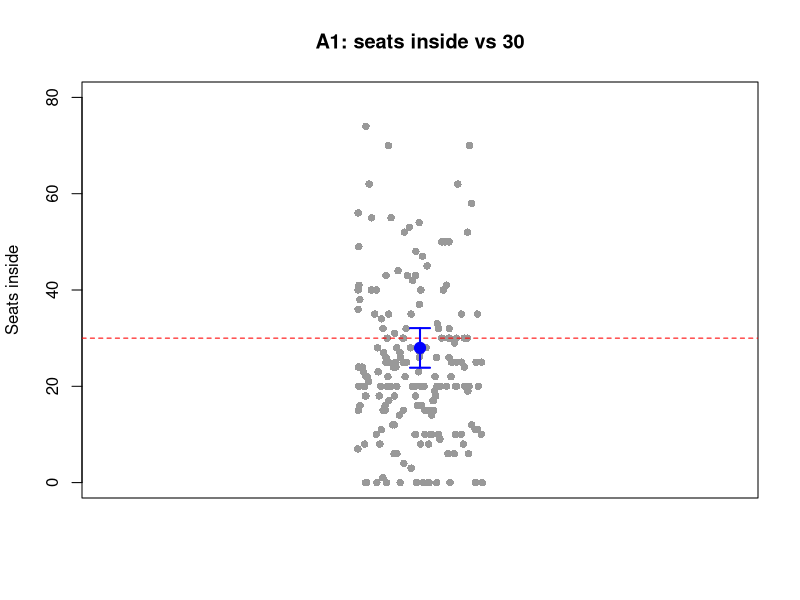
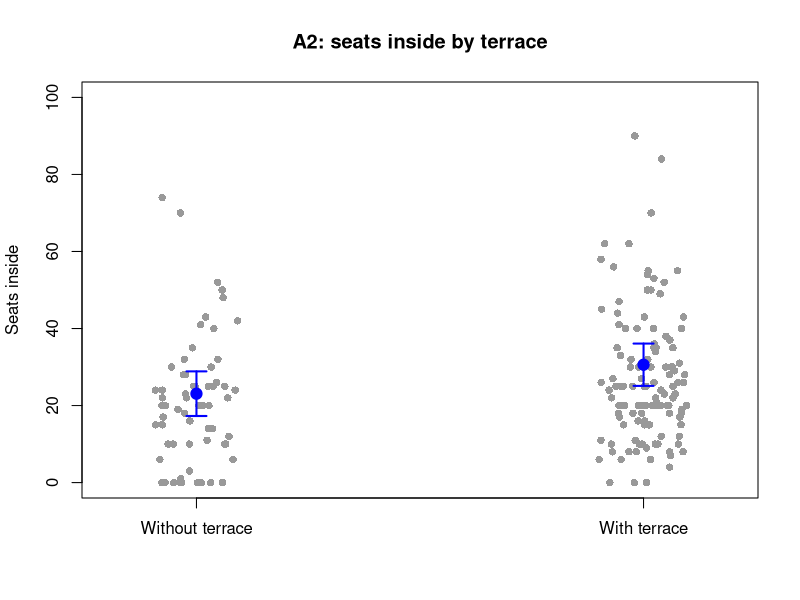
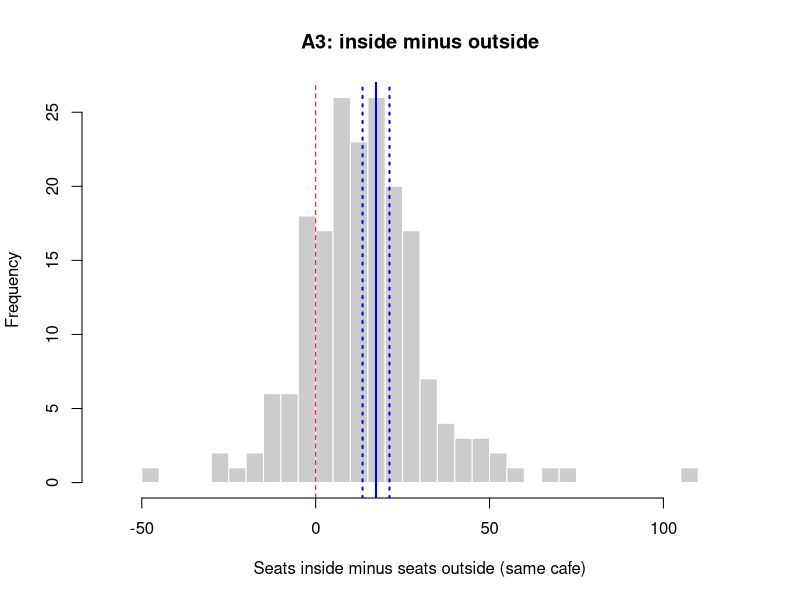
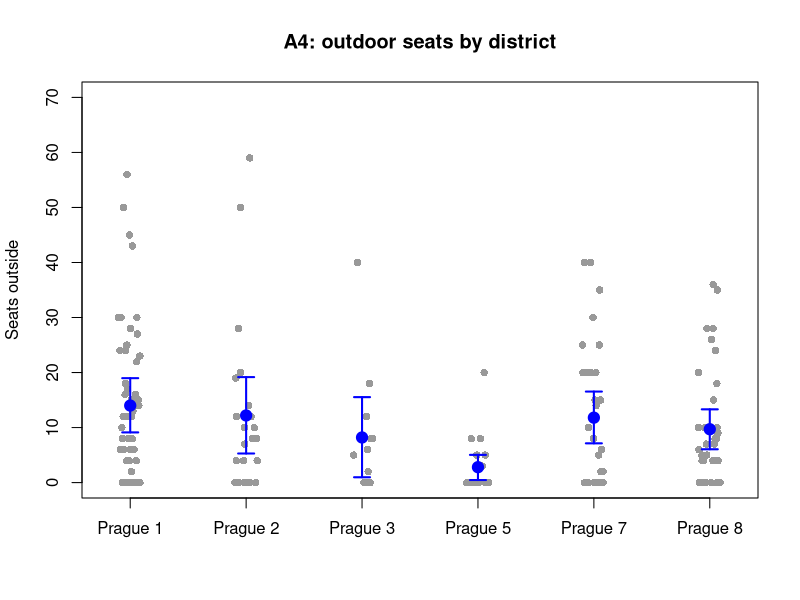
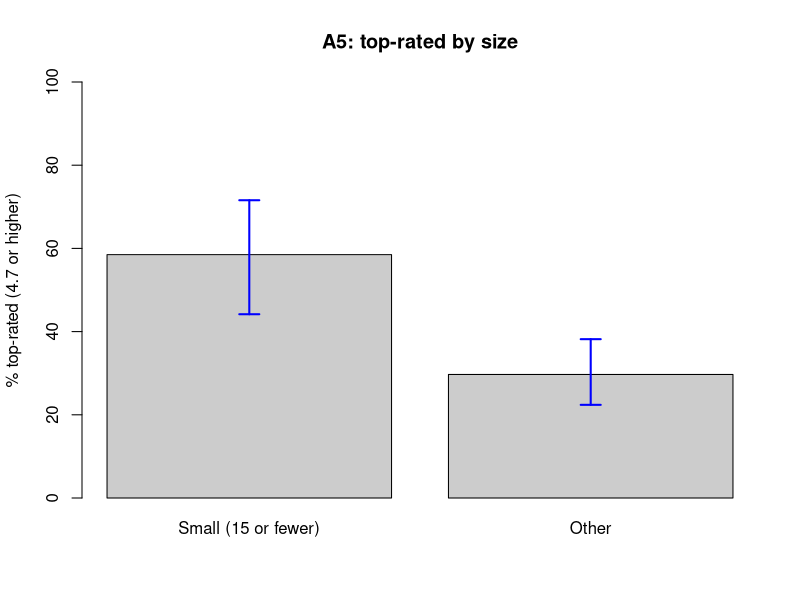
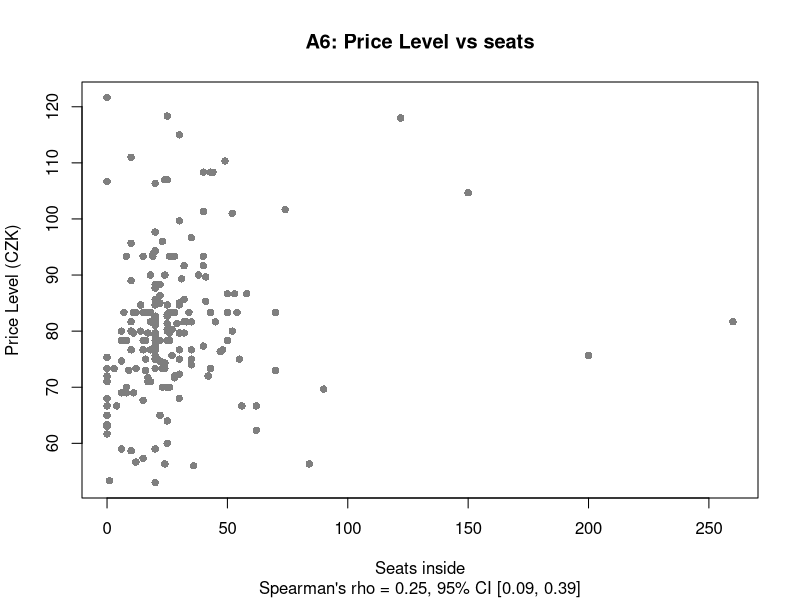
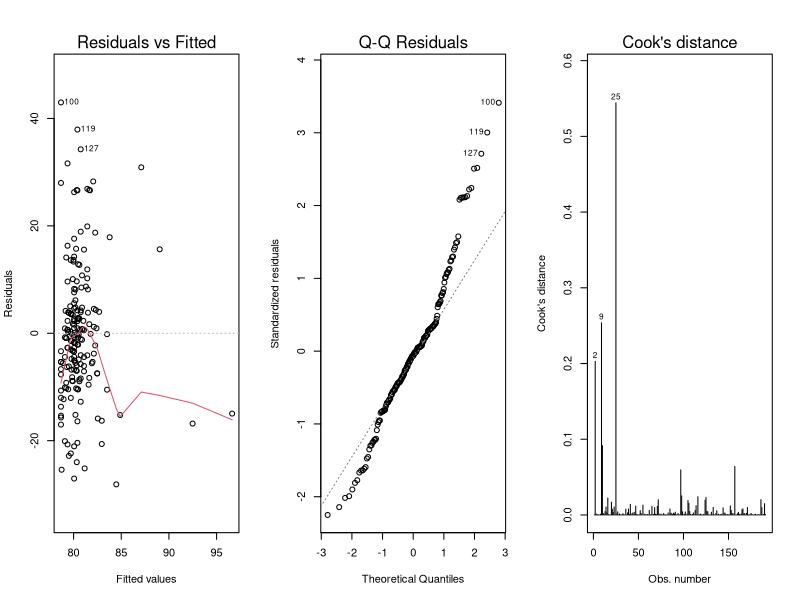
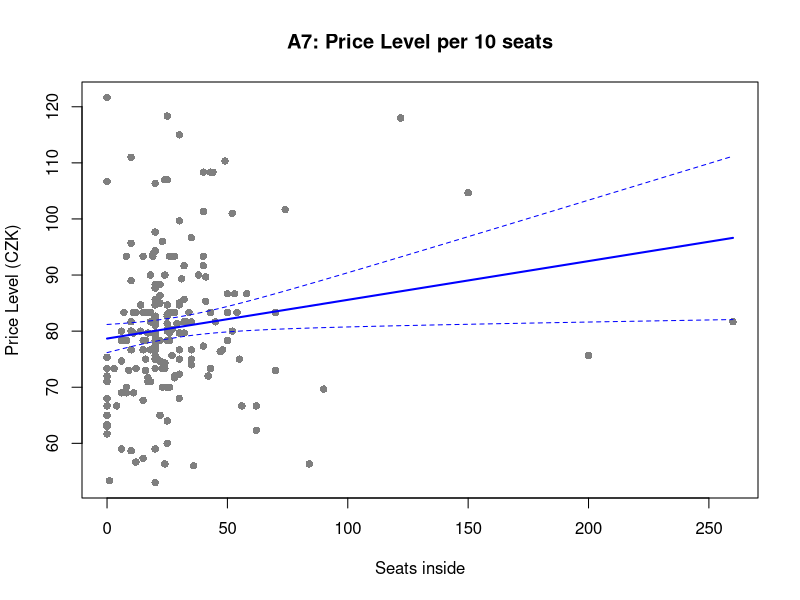

Here is the R script that generated these plots, in order:
# WHAT: a helper that installs a package if it is missing, then loads it,
#       so the script also runs on a computer that doesn't have the package yet.
# HOW:  requireNamespace() checks whether it is installed; if not ('!'),
#       install.packages() installs it from CRAN; library() then loads it
#       (character.only = TRUE because the name is stored in a variable).
load_packages <- function(packages) {
  for (pkg in packages) {
    if (!requireNamespace(pkg, quietly = TRUE)) {
      install.packages(pkg, repos = "https://cloud.r-project.org")
    }
    library(pkg, character.only = TRUE)
  }
}

# WHAT: loads (and if needed installs) every package this script uses:
#       xtable (LaTeX tables), rstatix (Dunn's test, A4), lmtest (Breusch-Pagan,
#       A7-A9) and marginaleffects (average marginal effect, A10).
# HOW:  our load_packages() helper.
load_packages(c("xtable", "rstatix", "lmtest", "marginaleffects"))

dir.create("report/tables",  recursive = TRUE, showWarnings = FALSE)
dir.create("report/figures", recursive = TRUE, showWarnings = FALSE)

# WHAT: a helper that writes a p-value the way the brief wants:
#       3 decimals, no leading zero (".031"), and "< .001" for tiny values.
# HOW:  sprintf("%.3f", p) gives 3 decimals ("0.031"); sub("^0", "", ...) deletes
#       the leading 0; ifelse() picks "< .001" when p is smaller than .001.
fp <- function(p) ifelse(p < .001, "< .001", sub("^0", "", sprintf("%.3f", p)))

# WHAT: a helper that saves a results table as report/tables/<name>_table.tex.
# HOW:  xtable() converts it; print(file = ) writes it; no row numbers;
#       booktabs = clean lines; floating = FALSE (caption is in report.tex).
save_tab <- function(tab, name) {
  print(xtable(tab), file = paste0("report/tables/", name, "_table.tex"),
        include.rownames = FALSE, booktabs = TRUE, floating = FALSE)
}



df <- read.csv("analysis/dataset.csv")


# A1: Is the average number of seats inside different from 30?
#   H0: the mean number of seats inside = 30
#   H1: the mean is different from 30 (two-tailed: the question says
#       "different", not "more" or "less")
#   Method: parametric (decision table: n = 193, CLT applies)
#           -> one-sample t-test

x <- na.omit(df$seats_inside)

a1 <- t.test(x, mu = 30)

a1

(mean(x)-30) / sd(x)

median(x)


A1 <- data.frame(n = length(x), mean = round(mean(x), 1),
                 ci_low = round(a1$conf.int[1], 1), ci_high = round(a1$conf.int[2], 1),
                 median = median(x), t = round(a1$statistic, 2), df = a1$parameter,
                 p = fp(a1$p.value), d = round((mean(x) - 30) / sd(x), 2))
A1
save_tab(A1, "A1")

# WHAT: the A1 figure: every cafe as a grey dot, the mean with its 95% CI in blue,
#       and the benchmark of 30 as a red dashed line.
# HOW:  pdf() opens the file; stripchart() draws one dot per cafe (method =
#       "jitter" spreads them sideways; ylim zooms to 0-80 seats);
#       abline(h = 30) draws the line; points() draws the mean;
#       arrows(..., code = 3, angle = 90) draws the CI as a bar with flat ends;
#       dev.off() saves the file.
pdf("report/figures/A1_figure.pdf", width = 5, height = 4)
stripchart(x, method = "jitter", vertical = TRUE, pch = 16, col = "grey60",
           ylim = c(0, 80), ylab = "Seats inside", main = "A1: seats inside vs 30")
abline(h = 30, lty = 2, col = "red")
points(1, mean(x), pch = 19, col = "blue", cex = 1.5)
arrows(1, a1$conf.int[1], 1, a1$conf.int[2], angle = 90, code = 3,
       length = 0.1, col = "blue", lwd = 2)
dev.off()




#A2: Do cafes WITH outdoor seating have MORE seats inside than cafes without?
  #   H0: the mean seats inside is the same in both groups
  #   H1: it is HIGHER in cafes with outdoor seating (one-tailed: "more")
  #   Method: parametric (both groups n >= 30, CLT applies) -> Welch's t-test
  #   Difference = with terrace minus without
  
x_with <- na.omit(df$seats_inside[df$has_outdoor %in% TRUE])
x_without <- na.omit(df$seats_inside[df$has_outdoor %in% FALSE])

mean(x_with)

mean(x_without)

a2 <- t.test(x_with, x_without, alternative = "greater")
a2

t.test(x_with,x_without)$conf.int

sp <- sqrt(((length(x_with) - 1) * var(x_with) + (length(x_without) - 1) * var(x_without)) /
             (length(x_with) + length(x_without) - 2))
(mean(x_with) - mean(x_without)) / sp



#-
# WHAT: the two-sided 95% CI of the difference, and Cohen's d, stored for the table.
# HOW:  $conf.int from the two-tailed test; d = difference / pooled sd.
ci2 <- t.test(x_with, x_without)$conf.int
d2  <- (mean(x_with) - mean(x_without)) / sp

# WHAT: the A2 table: both groups' n and means, the difference, its CI,
#       Welch's t and df, the one-tailed p, and d.
# HOW:  data.frame() with one row; round() for decimals; fp() formats p.
A2 <- data.frame(n_with = length(x_with), n_without = length(x_without),
                 mean_with = round(mean(x_with), 1), mean_without = round(mean(x_without), 1),
                 difference = round(mean(x_with) - mean(x_without), 1),
                 ci_low = round(ci2[1], 1), ci_high = round(ci2[2], 1),
                 t = round(a2$statistic, 2), df = round(a2$parameter, 2),
                 p_one_tailed = fp(a2$p.value), d = round(d2, 2))
A2
save_tab(A2, "A2")

# WHAT: the A2 figure: dots for each cafe in both groups, plus each group's
#       mean with its 95% CI in blue.
# HOW:  stripchart(list(...)) draws one column of dots per group;
#       t.test(group)$conf.int gives each group's own CI;
#       points() and arrows() draw the means and CIs at positions 1 and 2.
pdf("report/figures/A2_figure.pdf", width = 5, height = 4)
stripchart(list("Without terrace" = x_without, "With terrace" = x_with),
           method = "jitter", vertical = TRUE, pch = 16, col = "grey60",
           ylim = c(0, 100), ylab = "Seats inside", main = "A2: seats inside by terrace")
ci_without <- t.test(x_without)$conf.int
ci_with    <- t.test(x_with)$conf.int
points(c(1, 2), c(mean(x_without), mean(x_with)), pch = 19, col = "blue", cex = 1.5)
arrows(c(1, 2), c(ci_without[1], ci_with[1]), c(1, 2), c(ci_without[2], ci_with[2]),
       angle = 90, code = 3, length = 0.1, col = "blue", lwd = 2)
dev.off()




# A3: How many MORE seats does a cafe have inside than outside?
#   H0: the mean difference (inside minus outside) = 0
#   H1: the mean difference is greater than 0 (one-tailed: "more")
#   Method: parametric (n = 191, CLT applies) -> paired t-test

both <- !is.na(df$seats_inside) & !is.na(df$seats_outside
                                        )
inside <- df$seats_inside[both]
outside <- df$seats_outside[both]

d3 <- inside - outside

mean(d3)

a3 <- t.test(inside, outside, paired = TRUE, alternative = "greater")
a3

t.test(inside, outside, paired = TRUE)$conf.int

mean(d3) / sd(d3)

#-

# WHAT: the two-sided 95% CI of the mean difference, stored for the table.
# HOW:  $conf.int from the two-tailed paired test.
ci3 <- t.test(inside, outside, paired = TRUE)$conf.int

# WHAT: the A3 table: n, mean inside, mean outside, mean difference, CI, t, df,
#       one-tailed p, and dz.
# HOW:  data.frame() with one row.
A3 <- data.frame(n = length(d3), mean_inside = round(mean(inside), 1),
                 mean_outside = round(mean(outside), 1),
                 difference = round(mean(d3), 1),
                 ci_low = round(ci3[1], 1), ci_high = round(ci3[2], 1),
                 t = round(a3$statistic, 2), df = a3$parameter,
                 p_one_tailed = fp(a3$p.value), dz = round(mean(d3) / sd(d3), 2))
A3
save_tab(A3, "A3")

# WHAT: the A3 figure: a histogram of the per-cafe differences, a red line at 0
#       (no difference), and the mean difference with its CI in blue.
# HOW:  hist(); abline(v = 0) draws a vertical line; abline(v = c(...)) draws the CI
#       ends as dashed blue lines; xlim zooms to -60..120.
pdf("report/figures/A3_figure.pdf", width = 6, height = 4)
hist(d3, breaks = 40, col = "grey80", border = "white", xlim = c(-60, 120),
     xlab = "Seats inside minus seats outside (same cafe)", main = "A3: inside minus outside")
abline(v = 0, lty = 2, col = "red")
abline(v = mean(d3), col = "blue", lwd = 2)
abline(v = ci3, col = "blue", lty = 3, lwd = 2)
dev.off()

#A4: Does the number of outdoor seats differ between districts?
  #   H0: outdoor seats are distributed the same way in all six districts
  #   H1: at least one district differs
  #   Method: NON-parametric (Prague 2, 3, 5 have n < 30 and skewed data)
  #           -> Kruskal-Wallis test, then Dunn's pairwise test (Holm-adjusted)
  # =============================================================================

d4 <- df[!is.na(df$district_A4) & !is.na(df$seats_outside), ]

tapply(d4$seats_outside, d4$district_A4, length)
tapply(d4$seats_outside, d4$district_A4, mean)
tapply(d4$seats_outside, d4$district_A4, median)

a4 <- kruskal.test(seats_outside ~ district_A4, data = d4)

a4

library(rstatix)

dunn_test(d4, seats_outside ~ district_A4, p.adjust.method = "holm")

#-
# WHAT: the Dunn results stored (so they can be saved), and the post hoc table:
#       each pair, z, raw p and Holm-adjusted p.
# HOW:  '<-' stores the result; data.frame() picks the columns; fp() formats p.
post4 <- dunn_test(d4, seats_outside ~ district_A4, p.adjust.method = "holm")
A4_post <- data.frame(pair = paste(post4$group2, "vs", post4$group1),
                      z = round(post4$statistic, 2),
                      p = fp(post4$p), p_holm = fp(post4$p.adj))
save_tab(A4_post, "A4_posthoc")

# WHAT: each district's n, mean, 95% CI and median, plus the Kruskal-Wallis result.
# HOW:  tapply() per district; t.test()$conf.int gives each district's CI;
#       sapply() runs it for every district.
districts <- sort(unique(d4$district_A4))
ci4 <- sapply(districts, function(d) t.test(d4$seats_outside[d4$district_A4 == d])$conf.int)
A4 <- data.frame(district = districts,
                 n = as.vector(tapply(d4$seats_outside, d4$district_A4, length)),
                 mean = round(as.vector(tapply(d4$seats_outside, d4$district_A4, mean)), 1),
                 ci_low = round(ci4[1, ], 1), ci_high = round(ci4[2, ], 1),
                 median = as.vector(tapply(d4$seats_outside, d4$district_A4, median)))
A4$test <- c(paste0("Kruskal-Wallis H(", a4$parameter, ") = ", round(a4$statistic, 2),
                    ", p = ", fp(a4$p.value)), rep("", length(districts) - 1))
A4
save_tab(A4, "A4")

# WHAT: the A4 figure: dots for every cafe per district, plus each district's
#       mean with its 95% CI in blue.
# HOW:  stripchart(values ~ group) draws one column per district; points() and
#       arrows() add the means and CIs at positions 1 to 6.
pdf("report/figures/A4_figure.pdf", width = 7, height = 4)
stripchart(seats_outside ~ district_A4, data = d4, method = "jitter", vertical = TRUE,
           pch = 16, col = "grey60", ylim = c(0, 70), ylab = "Seats outside",
           main = "A4: outdoor seats by district")
points(1:6, A4$mean, pch = 19, col = "blue", cex = 1.5)
arrows(1:6, ci4[1, ], 1:6, ci4[2, ], angle = 90, code = 3, length = 0.08, col = "blue", lwd = 2)
dev.off()
# =============================================================================
# A5: Is a SMALL cafe (15 or fewer seats inside) MORE likely to be top-rated
#     (4.7 or higher) than other cafes? By how many percentage points?
#   H0: the share of top-rated cafes is the same for small and other cafes
#   H1: it is HIGHER for small cafes (one-tailed: "more likely")
#   Method: two yes/no variables -> 2x2 table and chi-square test
# =============================================================================


d5 <- df[!is.na(df$small_cafe) & !is.na(df$top_rated), ]

tab5 <- table(small = d5$small_cafe, top_rated = d5$top_rated)

tab5

round(100* prop.table(tab5, 1), 1)

a5 <- chisq.test(tab5, correct = FALSE)
a5
a5$expected

sqrt(a5$statistic / sum(tab5))



#-

# WHAT: the one-tailed test of "small cafes are MORE often top-rated", and the
#       95% CI of the difference in percentage points.
# HOW:  prop.test(successes, group sizes): the small cafes come FIRST, so
#       alternative = "greater" means "small is higher". tab5["TRUE", "TRUE"]
#       = small AND top-rated; sum(tab5["TRUE", ]) = all small cafes.
top   <- c(tab5["TRUE", "TRUE"], tab5["FALSE", "TRUE"])
sizes <- c(sum(tab5["TRUE", ]), sum(tab5["FALSE", ]))
p5_one <- prop.test(top, sizes, alternative = "greater", correct = FALSE)
p5_two <- prop.test(top, sizes, correct = FALSE)

# WHAT: the A5 table: % top-rated in each group, the difference in percentage
#       points with its CI, chi-square, one-tailed p, Cramer's V.
# HOW:  100 x proportions; $conf.int from the two-tailed test.
A5 <- data.frame(pct_small = round(100 * top[1] / sizes[1], 1),
                 pct_other = round(100 * top[2] / sizes[2], 1),
                 difference_pp = round(100 * (top[1] / sizes[1] - top[2] / sizes[2]), 1),
                 ci_low = round(100 * p5_two$conf.int[1], 1),
                 ci_high = round(100 * p5_two$conf.int[2], 1),
                 chi2 = round(a5$statistic, 2), N = sum(tab5),
                 p_one_tailed = fp(p5_one$p.value),
                 V = round(sqrt(a5$statistic / sum(tab5)), 2),
                 min_expected = round(min(a5$expected), 1))
A5
save_tab(A5, "A5")

# WHAT: the A5 figure: a bar per group (% top-rated) with its 95% CI.
# HOW:  barplot() returns the bar positions (stored in 'bars'); each group's own
#       CI comes from prop.test(); arrows() draws them on the bars.
ci_small <- 100 * prop.test(top[1], sizes[1])$conf.int
ci_other <- 100 * prop.test(top[2], sizes[2])$conf.int
pdf("report/figures/A5_figure.pdf", width = 4.5, height = 4)
bars <- barplot(c("Small (15 or fewer)" = A5$pct_small, "Other" = A5$pct_other),
                ylim = c(0, 100), col = "grey80", ylab = "% top-rated (4.7 or higher)",
                main = "A5: top-rated by size")
arrows(bars, c(ci_small[1], ci_other[1]), bars, c(ci_small[2], ci_other[2]),
       angle = 90, code = 3, length = 0.1, col = "blue", lwd = 2)
dev.off()




#A6


d6 <- df[!is.na(df$price_level) & !is.na(df$seats_inside),]

a6 <- cor.test(d6$seats_inside, d6$price_level, method = "spearman", exact = FALSE)

a6

set.seed(2026)
boot_rho <- replicate (5000, {
  i <- sample(nrow(d6), replace = TRUE)
  cor(d6$seats_inside[i], d6$price_level[i], method = "spearman")
})

ci6 <- quantile(boot_rho, c(0.025, 0.975))
                
ci6

A6 <- data.frame(n = nrow(d6), rho = round(a6$estimate, 2),
                 ci_low = round(ci6[1], 2), ci_high = round(ci6[2], 2),
                 shared_variance = round(100 * a6$estimate^2, 1),
                 p = fp(a6$p.value))

A6

save_tab(A6, "A6")


pdf("report/figures/A6_figure.pdf", width = 6, height = 4)
plot(d6$seats_inside, d6$price_level, pch = 16, col = "grey50",
     xlab = "Seats inside", ylab = "Price Level (CZK)", main = "A6: Price Level vs seats",
     sub = paste0("Spearman's rho = ", A6$rho, ", 95% CI [", A6$ci_low, ", ", A6$ci_high, "]"))
dev.off()


# A7

library(lmtest)

d6$seats10 <- d6$seats_inside /10

m7 <- lm(price_level ~ seats10,data = d6)

summary(m7)

reg_tab <- function(m) {
  co <- summary(m)$coefficients
  ci <- confint(m)
  data.frame(term = rownames(co), B = round(co[, 1], 2), SE = round(co[, 2], 2),
             ci_low = round(ci[, 1], 2), ci_high = round(ci[, 2], 2),
             t = round(co[, 3], 2), p = fp(co[, 4]))
}

bptest(m7)

pdf("report/figures/A7_diagnostics.pdf", width = 9, height = 3.5)
par(mfrow = c(1, 3))
plot(m7, which = c(1, 2, 4))
dev.off()

cd7 <- cooks.distance(m7)
inf17 <- data.frame(cafe = d6$cafe_name, cooks_d = round(cd7, 3))[cd7 > 4 / nrow(d6), ]
inf17[order(-inf17$cooks_d), ]

A7 <- reg_tab(m7)
A7$n  <- nobs(m7)
A7$R2 <- round(summary(m7)$r.squared, 2)
A7
save_tab(A7, "A7")

grid7 <- data.frame(seats10 = seq(0, max(d6$seats10), length.out = 100))
pred7 <- predict(m7, grid7, interval = "confidence")
pdf("report/figures/A7_figure.pdf", width = 6, height = 4)
plot(d6$seats_inside, d6$price_level, pch = 16, col = "grey50",
     xlab = "Seats inside", ylab = "Price Level (CZK)", main = "A7: Price Level per 10 seats")
lines(grid7$seats10 * 10, pred7[, "fit"], col = "blue", lwd = 2)
lines(grid7$seats10 * 10, pred7[, "lwr"], col = "blue", lty = 2)
lines(grid7$seats10 * 10, pred7[, "upr"], col = "blue", lty = 2)
dev.off()




#----A8

d8 <- d6[!is.na(d6$dist_orloj), ]

m8a <- lm(price_level ~ seats10, data = d8)

m8 <- lm(price_level ~ seats10 + dist_orloj, data =d8)

summary(m8)

b_before <- coef(m8a)["seats10"]
b_after <- coef(m8)["seats10"]
b_before
b_after
round(100* b_after / b_before, 1)

bptest(m8)
pdf("report/figures/A8_diagnostics.pdf", width = 9, height = 3.5)
par(mfrow = c(1, 3))
plot(m8, which = c(1, 2, 4))
dev.off()

cd8 <- cooks.distance(m8)
infl8 <- data.frame(cafe = d8$cafe_name, cooks_d = round(cd8, 3))[cd8 > 4/nrow(d8), ]
infl8[order(-infl8$cooks_d), ]

A8 <- reg_tab(m8)
A8$n <- nobs(m8)
A8$R2 <- round(summary(m8)$r.squared, 2)
A8$seats_sloped_before <- round(b_before, 2)

A8
save_tab(A8, "A8")

ci_before <- confint(m8a)["seats10", ]
ci_after  <- confint(m8)["seats10", ]
pdf("report/figures/A8_figure.pdf", width = 5, height = 4)
plot(c(1, 2), c(b_before, b_after), xlim = c(0.5, 2.5),
     ylim = range(c(0, ci_before, ci_after)), pch = 19, col = "blue", xaxt = "n",
     xlab = "", ylab = "CZK per 10 seats inside", main = "A8: seats slope before and after")
axis(1, at = c(1, 2), labels = c("Seats only", "Seats + distance"))
arrows(c(1, 2), c(ci_before[1], ci_after[1]), c(1, 2), c(ci_before[2], ci_after[2]),
       angle = 90, code = 3, length = 0.1, col = "blue", lwd = 2)
abline(h = 0, lty = 2, col = "red")
dev.off()


#--------

#A9

d9 <- d6[!is.na(d6$has_outdoor), ]
d9$outdoor <- factor(ifelse(d9$has_outdoor, "Outdoor", "No outdoor"),
                     levels = c("No outdoor", "Outdoor"))

m9 <- lm(price_level ~ seats10 * outdoor, data = d9)

summary(m9)

bptest(m9)

pdf("report/figures/A9_diagnostics.pdf", width = 9, height = 3.5)
par(mfrow = c(1, 3))
plot(m9, which = c(1, 2, 4))
dev.off()

cd9 <- cooks.distance(m9)
infl9 <- data.frame(cafe = d9$cafe_name, cooks_d = round(cd9, 3))[cd9 >4 / nrow(d9), ]
infl9[order(-infl9$cooks_d), ]

A9 <- reg_tab(m9)
A9$n <- nobs(m9)
A9$R2 <- round(summary(m9)$r.squared, 2)

A9

save_tab(A9, "A9")


pdf("report/figures/A9_figure.pdf", width = 6, height = 4)
cols <- c("No outdoor" = "darkorange", "Outdoor" = "steelblue")
plot(d9$seats_inside, d9$price_level, pch = 16, col = cols[as.character(d9$outdoor)],
     xlab = "Seats inside", ylab = "Price Level (CZK)", main = "A9: slope by outdoor seating")
for (g in levels(d9$outdoor)) {
  grid9 <- data.frame(seats10 = seq(0, max(d9$seats10), length.out = 100),
                      outdoor = factor(g, levels = levels(d9$outdoor)))
  pred9 <- predict(m9, grid9, interval = "confidence")
  lines(grid9$seats10 * 10, pred9[, "fit"], col = cols[g], lwd = 2)
  lines(grid9$seats10 * 10, pred9[, "lwr"], col = cols[g], lty = 2)
  lines(grid9$seats10 * 10, pred9[, "upr"], col = cols[g], lty = 2)
}
legend("topright", legend = names(cols), col = cols, pch = 16, lwd = 2, bty = "n")
dev.off()



#----

#A10


library(marginaleffects)

d10 <- d6[!is.na(d6$above_median_price), ]

m10 <- glm(above_median_price ~ seats10, data = d10, family = binomial)

summary(m10)

ame10 <- avg_slopes(m10, variables = "seats10")
ame10

A10 <- data.frame(n= nobs(m10),
                  ame_pp = round(100* ame10$estimate, 1),
                  ci_low = round(100 * ame10$conf.low, 1),
                  ci_high = round(100 * ame10$conf.high, 1),
                  z = round(ame10$statistic, 2), p = fp(ame10$p.value),
                  odds_ratio = round(exp(coef(m10)["seats10"]), 2))

A10

save_tab(A10, "A10")

grid10 <- data.frame(seats10 = seq(0, max(d10$seats10), length.out = 100))
pr10 <- predict(m10, grid10, type = "link", se.fit = TRUE)
pdf("report/figures/A10_figure.pdf", width = 6, height = 4)
plot(d10$seats_inside, jitter(as.numeric(d10$above_median_price), amount = 0.03),
     pch = 16, col = "grey50", xlab = "Seats inside",
     ylab = "P(Price Level above median)", main = "A10: chance of an above-median price")
lines(grid10$seats10 * 10, plogis(pr10$fit), col = "blue", lwd = 2)
lines(grid10$seats10 * 10, plogis(pr10$fit - 1.96 * pr10$se.fit), col = "blue", lty = 2)
lines(grid10$seats10 * 10, plogis(pr10$fit + 1.96 * pr10$se.fit), col = "blue", lty = 2)
dev.off()



#----

#summary

ci_txt <- function(lo, hi) paste0("[", lo, ", ", hi, "]")


row_of <- function(tab, name) tab[tab$term == name, ]
r7 <- row_of(A7, "seats10")
r8 <- row_of(A8, "seats10")
r9 <- row_of(A9, "seats10:outdoorOutdoor")


S <- data.frame(
  analysis = paste0("A", 1:10),
  question = c("Mean seats inside vs 30", "Seats inside: terrace vs none",
               "Seats inside minus outside", "Outdoor seats by district",
               "Small cafe -> top-rated", "Price Level ~ seats inside",
               "Price Level per 10 seats", "Seats slope, controlling distance",
               "Seats slope: terrace vs none", "P(above-median price) per 10 seats"),
  method = c("One-sample t-test", "Welch t-test (one-tailed)", "Paired t-test (one-tailed)",
             "Kruskal-Wallis + Dunn (Holm)", "Chi-square (one-tailed)", "Spearman's rho",
             "OLS regression", "Multiple regression", "Regression with interaction",
             "Logistic regression (AME)"),
  estimate = c(
    paste0("M = ", A1$mean, " seats ", ci_txt(A1$ci_low, A1$ci_high)),
    paste0("Diff = ", A2$difference, " seats ", ci_txt(A2$ci_low, A2$ci_high)),
    paste0("Diff = ", A3$difference, " seats ", ci_txt(A3$ci_low, A3$ci_high)),
    paste0("Means ", min(A4$mean), "-", max(A4$mean), " seats"),
    paste0(A5$difference_pp, " pp ", ci_txt(A5$ci_low, A5$ci_high)),
    paste0("rho = ", A6$rho, " ", ci_txt(A6$ci_low, A6$ci_high)),
    paste0(r7$B, " CZK ", ci_txt(r7$ci_low, r7$ci_high)),
    paste0(r8$B, " CZK ", ci_txt(r8$ci_low, r8$ci_high), " (was ", r7$B, ")"),
    paste0("Slope diff ", r9$B, " CZK ", ci_txt(r9$ci_low, r9$ci_high)),
    paste0(A10$ame_pp, " pp ", ci_txt(A10$ci_low, A10$ci_high))),
  statistic = c(
    paste0("t(", A1$df, ") = ", A1$t, ", d = ", A1$d),
    paste0("t(", A2$df, ") = ", A2$t, ", d = ", A2$d),
    paste0("t(", A3$df, ") = ", A3$t, ", dz = ", A3$dz),
    paste0("H(", a4$parameter, ") = ", round(a4$statistic, 2)),
    paste0("chi2(1, N = ", A5$N, ") = ", A5$chi2, ", V = ", A5$V),
    paste0("n = ", A6$n),
    paste0("t = ", r7$t, ", R2 = ", A7$R2[1]),
    paste0("t = ", r8$t, ", R2 = ", A8$R2[1]),
    paste0("t = ", r9$t, ", R2 = ", A9$R2[1]),
    paste0("z = ", A10$z)),
  p = c(A1$p, A2$p_one_tailed, A3$p_one_tailed, fp(a4$p.value), A5$p_one_tailed,
        A6$p, r7$p, r8$p, r9$p, A10$p))

S
save_tab(S, "S_summary")
